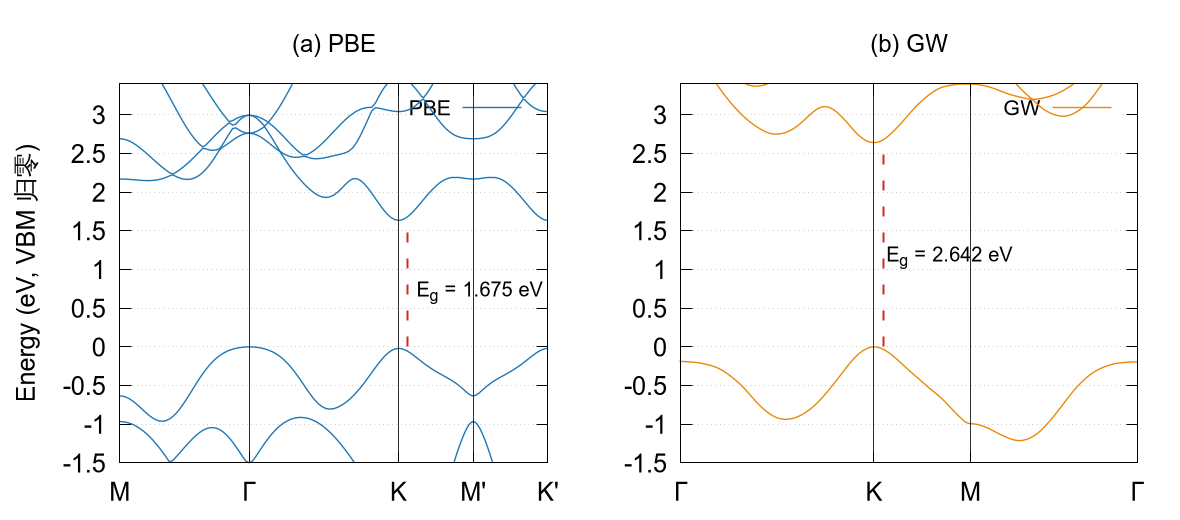

The script that saved this image:
# 文档 §3 用图：PBE 与 GW 能带
#   (a) PBE：MoS2-pbe.txt，阶段一那条路径 M-Γ-K-M'-K'（x 以 2π/l 为单位）
#   (b) GW ：MoS2-GWBSE-data/wannier90_band.dat，路径 Γ-K-M-Γ（x 以 Å⁻¹ 为单位）
# 两份数据不在同一条路径上，没法叠在一个坐标里，所以分成两栏；
# 能量都按各自的价带顶归零，带隙可以直接比。
if (!exists("MODE")) MODE = 1
OUTFILE = "doc/fig/fig_pbe_gw.png"
if (!exists("GTERM")) GTERM = "pngcairo"

if (MODE == 1) {
  set terminal @GTERM font "Arial,19" size 1180,520 enhanced
  set output OUTFILE
  print "MODE = 1 -> 输出 ", OUTFILE
} else {
  set terminal qt persist font "Arial,19" size 1180,520 enhanced
  print "MODE = 0 -> 弹出 Qt 窗口"
}

NV_PBE = 9
NV_GW  = 9
stats "MoS2-pbe.txt" using (column(1+NV_PBE)) nooutput; pbe_vbm = STATS_max
stats "MoS2-GWBSE-data/wannier90_band.dat" every ::0:(NV_GW-1):(284):(NV_GW-1) using 2 nooutput
gw_vbm = STATS_max

PBE = "#1f77b4"
GW_C = "#e8890c"

set multiplot layout 1,2 spacing 0.95,1.0
set yrange [-1.5:3.4]
set ylabel "Energy (eV, VBM 归零)"
set grid

# (a) PBE
set title "(a) PBE" font "Arial,18"
set xrange [0:0.598960]
set xtics ("M" 0, "Γ" 0.180988, "K" 0.389974, "M'" 0.494467, "K'" 0.598960)
set arrow from 0.180988, graph 0 to 0.180988, graph 1 nohead lc rgb "black" lw 0.8 front
set arrow from 0.389974, graph 0 to 0.389974, graph 1 nohead lc rgb "black" lw 0.8 front
set arrow from 0.494467, graph 0 to 0.494467, graph 1 nohead lc rgb "black" lw 0.8 front
set arrow from 0.402, 0 to 0.402, 1.675 nohead lc rgb "#d62728" dt 2 lw 2 front
set label 1 "E_g = 1.675 eV" at 0.415, 0.75 font "Arial,15"
set key top right font "Arial,16"
plot for [c=2:17] "MoS2-pbe.txt" using 1:(column(c)-pbe_vbm) w l lc rgb PBE lw 1.4 \
       title (c == 2 ? "PBE" : "")

# (b) GW
unset label
unset arrow
set ylabel ""
set title "(b) GW" font "Arial,18"
set xrange [0:3.11448]
set xtics ("Γ" 0, "K" 1.31633, "M" 1.97450, "Γ" 3.11448)
set arrow from 1.31633, graph 0 to 1.31633, graph 1 nohead lc rgb "black" lw 0.8 front
set arrow from 1.97450, graph 0 to 1.97450, graph 1 nohead lc rgb "black" lw 0.8 front
set arrow from 1.38, 0 to 1.38, 2.642 nohead lc rgb "#d62728" dt 2 lw 2 front
set label 2 "E_g = 2.642 eV" at 1.40, 1.20 font "Arial,15"
set key top right font "Arial,16"
plot "MoS2-GWBSE-data/wannier90_band.dat" using 1:($2-gw_vbm) w l lc rgb GW_C lw 1.4 title "GW"
unset multiplot
